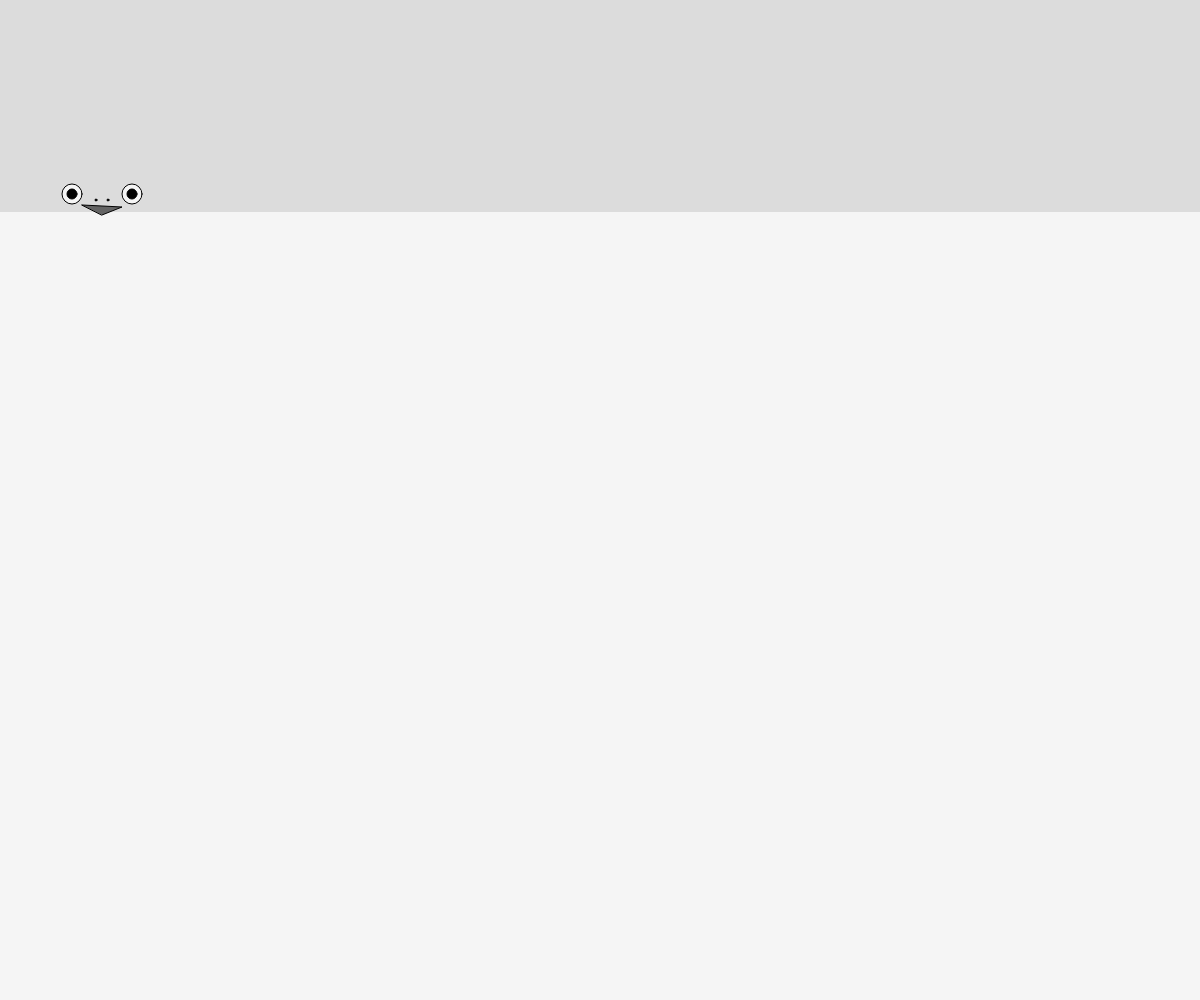
Frame 1 (no input)
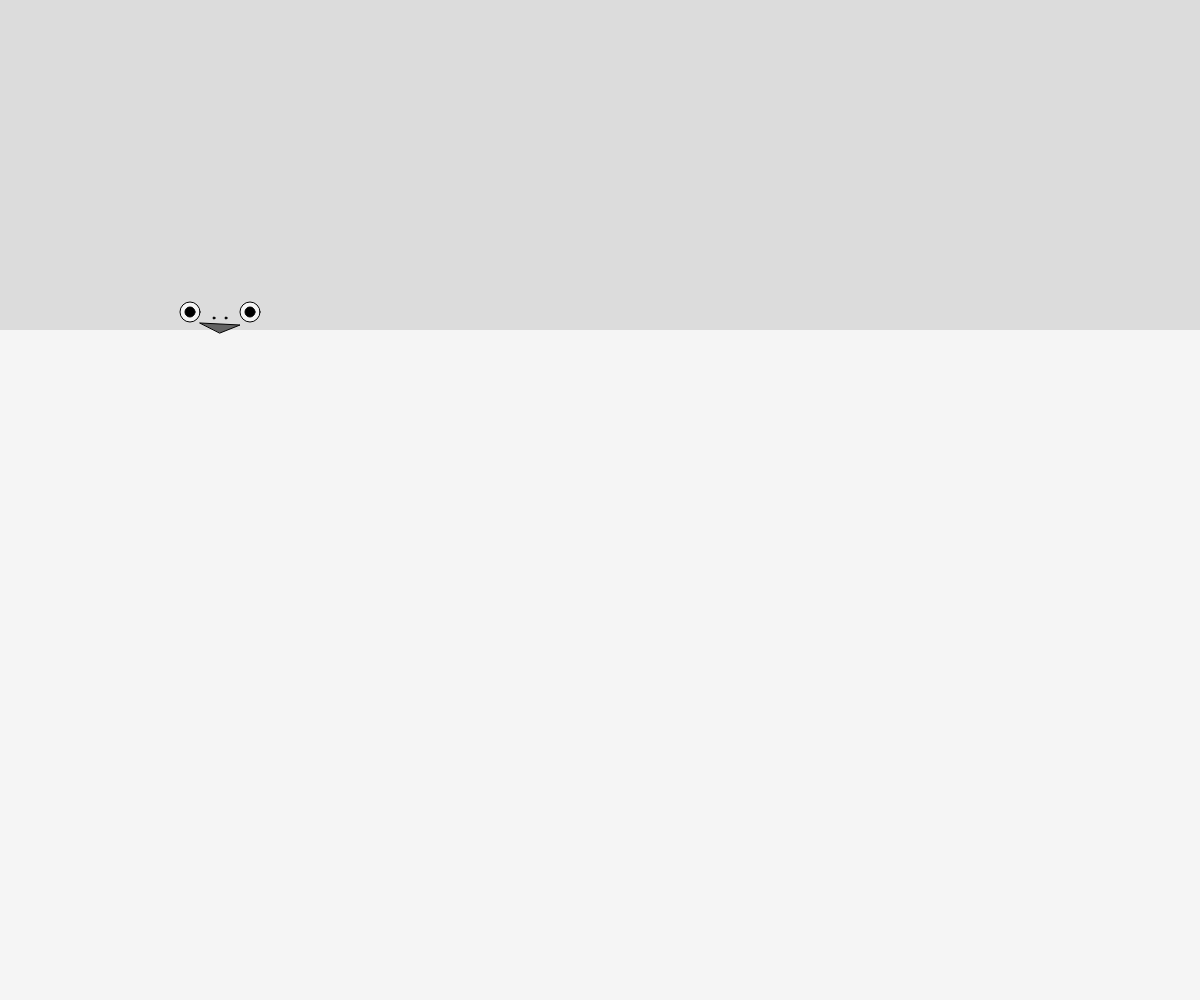
Frame 60 (no input)
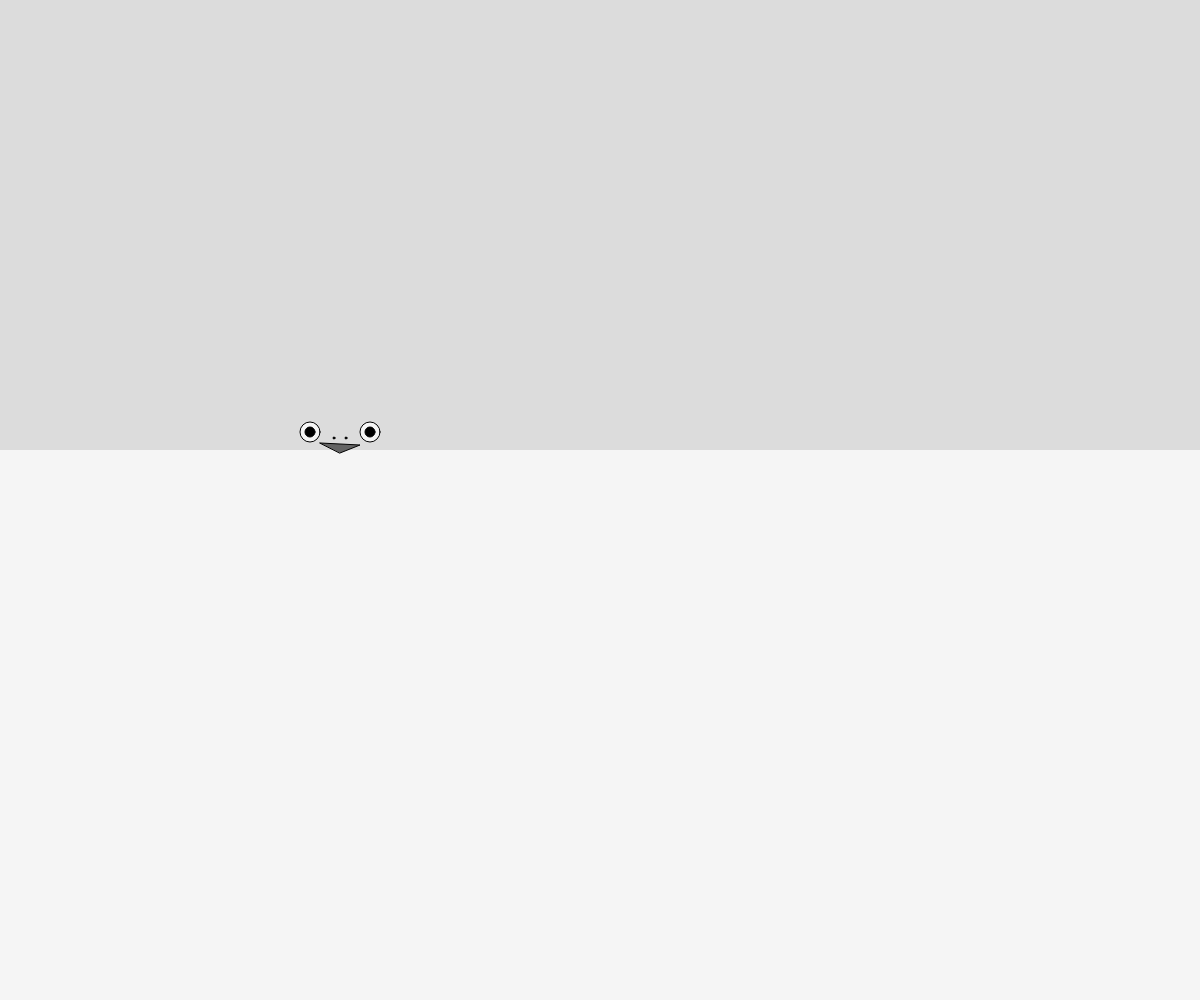
Frame 120 (the mouse pressed at the canvas centre since frame 60)

The p5.js sketch that drew these frames (run headless with seeded random() and noise() and a simulated clock; from frame 60 on, the mouse is pressed at the canvas centre):

// p5.js sketch
// ── sketch.js
const width = document.documentElement.clientWidth;
const height = document.documentElement.clientHeight;

function setup() {
  createCanvas(width, height);
}

let ox = 100;
let oy = 200;
let dx = 2;
let dy = 2;

function draw() {
  background(220);

  // move
  if (50 > ox || ox > width - 50)
    dx *= -1
  if (25 > oy || oy >= height - 25)
    dy *= -1

  ox += dx;
  oy += dy;

  // draw
  noStroke();
  fill(245);
  rect(0, oy + 10, width, height);

  const eyesW = 30;
  // 白目
  strokeWeight(1);
  stroke(0);
  circle(ox - eyesW, oy - 8, 20);
  circle(ox + eyesW, oy - 8, 20);

  // 黒目
  fill(0);
  circle(ox - eyesW, oy - 8, 10);
  circle(ox + eyesW, oy - 8, 10);

  // 鼻
  fill(0);
  circle(ox - 6, oy - 2, 2);
  circle(ox + 6, oy - 2, 2);

  // 口
  fill(100);
  triangle(ox - 20, oy + 3, ox + 20, oy + 5, ox, oy + 13);
}
